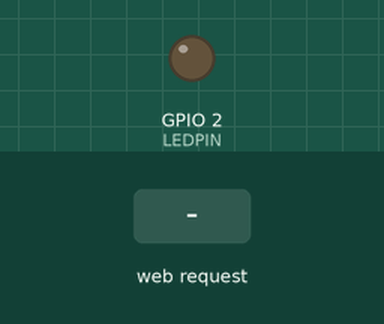
Recording of a sketch running on a simulated ESP32. Shown: output pins drawn as LEDs (lit = HIGH). Inputs (shaded band) come from the test bench. WiFi joins after 1.5 s; servers stay silent unless stated; what the sketch prints to the serial monitor is not drawn.

Above: at 8.7 s.
8.8 s: HTTP request GET /H received
At 9.1 s:
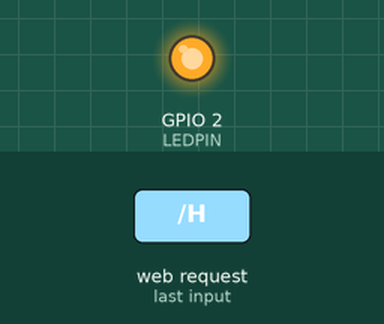
10.3 s: HTTP request GET /L received
At 11.5 s:
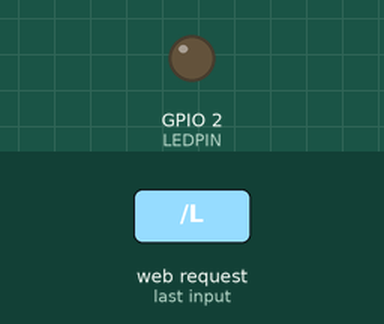
Timing chart, 0 to 13.3 s (numbered marks = the images above; inputs shaded):
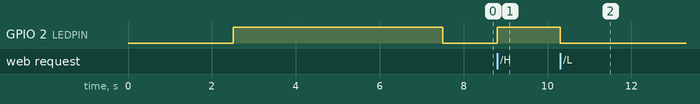

Measured:
- after the input at 8.8 s, GPIO 2 (LEDPIN): LOW → HIGH at once
- after the input at 10.3 s, GPIO 2 (LEDPIN): HIGH → LOW at once

The sketch:

ESP32_Wifi_Conexion_con_pinLED.ino
```cpp
// ESP32 funciona como estación cualquiera y se conecta a un servidor WIFI.

#include <WiFi.h>

const char* ssid = "";
const char* password = "";
WiFiServer server(80);
int LEDPIN = 2; // LED interno se encuentra en PIN 2 (9 del chip)

void setup(){
    Serial.begin(115200); // velocidad de bus (monitor_speed)
    delay(1000);

    WiFi.mode(WIFI_STA); //Optional
    WiFi.begin(ssid, password);
    Serial.println("\nConnecting");

    while(WiFi.status() != WL_CONNECTED){
        Serial.print(".");
        delay(100);
    }

    Serial.println("\nConnected to the WiFi network. Check LED for connection.");

    /// Confirmación conexión a WiFi con el LED.
    pinMode(LEDPIN, OUTPUT);
    digitalWrite(LEDPIN, HIGH);
    ///

    Serial.print("Local ESP32 IP: ");
    Serial.println(WiFi.localIP()); // IP Local del ESP32 necesitada para operar.
    server.begin(); // Inicia servidor.


    delay(5000);
    digitalWrite(LEDPIN, LOW);

}


void loop(){
 WiFiClient client = server.available();   // listen for incoming clients

  if (client) {                             // if you get a client,
    Serial.println("New Client.");           // print a message out the serial port
    String currentLine = "";                // make a String to hold incoming data from the client
    while (client.connected()) {            // loop while the client's connected
      if (client.available()) {             // if there's bytes to read from the client,
        char c = client.read();             // read a byte, then
        Serial.write(c);                    // print it out the serial monitor
        if (c == '\n') {                    // if the byte is a newline character

          // if the current line is blank, you got two newline characters in a row.
          // that's the end of the client HTTP request, so send a response:
          if (currentLine.length() == 0) {
            // HTTP headers always start with a response code (e.g. HTTP/1.1 200 OK)
            // and a content-type so the client knows what's coming, then a blank line:
            client.println("HTTP/1.1 200 OK");
            client.println("Content-type:text/html");
            client.println();

            // the content of the HTTP response follows the header:
            client.print("Pulsa <a href=\"/H\">aqui</a> para encender el LED interno.<br>");
            client.print("Pulsa <a href=\"/L\">aqui</a> para apagar el LED interno.<br>");

            // The HTTP response ends with another blank line:
            client.println();
            // break out of the while loop:
            break;
          } else {    // if you got a newline, then clear currentLine:
            currentLine = "";
          }
        } else if (c != '\r') {  // if you got anything else but a carriage return character,
          currentLine += c;      // add it to the end of the currentLine
        }

        // Check to see if the client request was "GET /H" or "GET /L":
        if (currentLine.endsWith("GET /H")) {
          digitalWrite(LEDPIN, HIGH);               // GET /H turns the LED on
        }
        if (currentLine.endsWith("GET /L")) {
          digitalWrite(LEDPIN, LOW);                // GET /L turns the LED off
        }
      }
    }
    // close the connection:
    client.stop();
    Serial.println("Client Disconnected.");
  }
}
```
